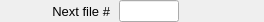
    <widget class="PyDMFrame" name="composite_4">
      <property name="geometry">
        <rect>
          <x>437</x>
          <y>146</y>
          <width>264</width>
          <height>22</height>
        </rect>
      </property>
      <widget class="QLabel" name="text_5">
        <property name="geometry">
          <rect>
            <x>0</x>
            <y>1</y>
            <width>110</width>
            <height>20</height>
          </rect>
        </property>
        <property name="text">
          <string>Next file #</string>
        </property>
        <property name="font" stdset="0">
          <font>
            <pointsize>10</pointsize>
          </font>
        </property>
        <property name="brush" stdset="0">
          <brush brushstyle="SolidPattern">
            <color alpha="255">
              <red>0</red>
              <green>0</green>
              <blue>0</blue>
            </color>
          </brush>
        </property>
        <property name="toolTip">
          <string>text_5</string>
        </property>
        <property name="alignment">
          <set>Qt::AlignRight|Qt::AlignTrailing|Qt::AlignVCenter</set>
        </property>
        <property name="styleSheet">
          <string notr="true">QLabel#text_5 {
  color: rgb(0, 0, 0);
  }</string>
        </property>
      </widget>
      <widget class="PyDMLineEdit" name="text_entry_2">
        <property name="geometry">
          <rect>
            <x>119</x>
            <y>0</y>
            <width>60</width>
            <height>22</height>
          </rect>
        </property>
        <property name="channel" stdset="0">
          <string>ca://${prefix}FileNumber</string>
        </property>
        <property name="toolTip">
          <string>${prefix}FileNumber</string>
        </property>
        <property name="font" stdset="0">
          <font>
            <pointsize>10</pointsize>
          </font>
        </property>
        <property name="styleSheet">
          <string notr="true">PyDMLineEdit#text_entry_2 {
  color: rgb(0, 0, 0);
  background-color: rgb(115, 223, 255);
  border: 1px solid black;
  margin: 0px;
  padding: 0px;
  spacing: 0px;
  }</string>
        </property>
      </widget>
      <widget class="PyDMLabel" name="text_update_4">
        <property name="geometry">
          <rect>
            <x>184</x>
            <y>2</y>
            <width>80</width>
            <height>18</height>
          </rect>
        </property>
        <property name="toolTip">
          <string>PV: ${prefix}FileNumber_RBV</string>
        </property>
        <property name="channel" stdset="0">
          <string>ca://${prefix}FileNumber_RBV</string>
        </property>
        <property name="font" stdset="0">
          <font>
            <pointsize>10</pointsize>
          </font>
        </property>
        <property name="alignment">
          <set>Qt::AlignLeading|Qt::AlignLeft|Qt::AlignVCenter</set>
        </property>
        <property name="textInteractionFlags">
          <set>Qt::TextSelectableByKeyboard|Qt::TextSelectableByMouse</set>
        </property>
        <property name="styleSheet">
          <string notr="true">PyDMLabel#text_update_4 {
  color: rgb(10, 0, 184);
  background-color: rgb(187, 187, 187);
  }</string>
        </property>
      </widget>
    </widget>
